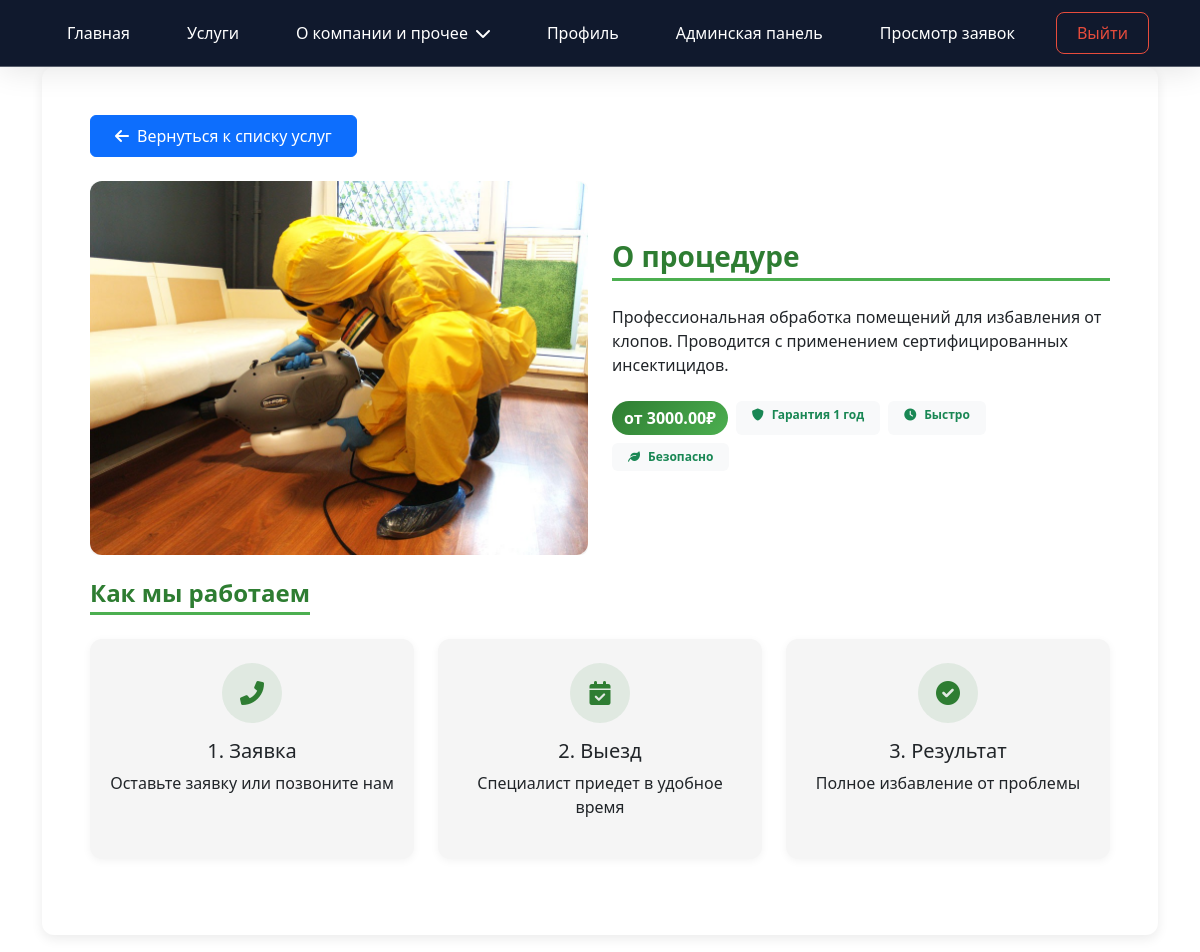
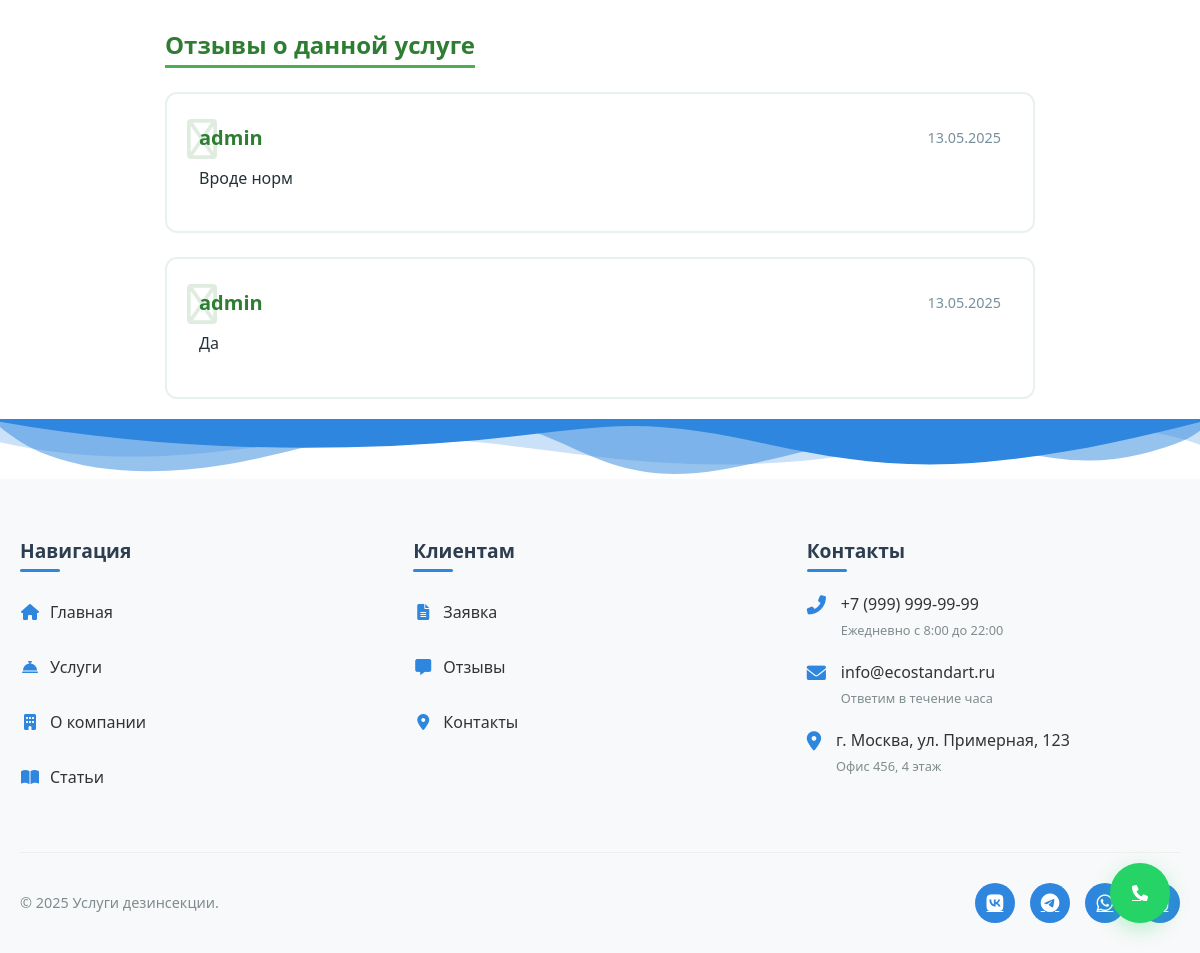
Page /accounts/services/1/ (signed in) on the committed database (2 pictures, top to bottom).
### accounts/models.py (models this page shows, shortened)
class Service(models.Model):
    name = models.CharField(max_length=200)
    description = models.TextField()
    price_min = models.DecimalField(max_digits=10, decimal_places=2, verbose_name="Минимальная цена", default=0.00)
    price_max = models.DecimalField(max_digits=10, decimal_places=2, verbose_name="Максимальная цена", default=0.00)
    equipment_image = models.ImageField(upload_to='equipment/', blank=True, null=True)

class Review(models.Model):
    service = models.ForeignKey(Service, on_delete=models.CASCADE, null=True, blank=True, related_name='reviews')
    user = models.ForeignKey(User, on_delete=models.CASCADE, related_name='reviews')
    name = models.CharField(max_length=100, verbose_name="Имя")
    text = models.TextField(verbose_name="Текст отзыва")
    created_at = models.DateTimeField(auto_now_add=True, verbose_name="Дата создания")

### accounts/views.py (the view)
# urls.py: path('services/<int:pk>/', views.service_detail, name='service_detail'),
def service_detail(request, pk):
    service = get_object_or_404(Service, pk=pk)
    return render(request, 'accounts/service_detail.html', {'service': service})

### templates/accounts/service_detail.html (shortened to what this page needs)
{% load static %}
<!DOCTYPE html>
<html lang="ru">
<head>
    <link href="https://cdn.jsdelivr.net/npm/bootstrap@5.3.2/dist/css/bootstrap.min.css" rel="stylesheet" />
    <link rel="stylesheet" href="https://cdnjs.cloudflare.com/ajax/libs/font-awesome/6.4.2/css/all.min.css" />
</head>
<body>
{% include 'includes/navbar.html' %}
<div class="container mb-5 main-content">
    <div class="card-service p-4 p-md-5">
        <div class="mb-4">
            <a href="{% url 'services' %}" class="btn btn-primary px-4 py-2">
                <i class="fas fa-arrow-left me-2"></i>Вернуться к списку услуг
            </a>
        </div>
        <div class="row g-4 mb-4">
            <div class="col-md-6">
                <div class="overflow-hidden rounded-3">
                    {% if service.equipment_image %}
                    <img src="{{ service.equipment_image.url }}" class="service-image" alt="{{ service.name }}" />
                    {% else %}
                    <img src="{% static 'images/default-equipment.png' %}" class="service-image" alt="Default equipment image" />
                    {% endif %}
                </div>
            </div>
            <div class="col-md-6 d-flex flex-column justify-content-center">
                <h3 class="section-header">О процедуре</h3>
                <p class="mb-4">{{ service.description }}</p>
                <div class="d-flex flex-wrap gap-2 mb-4">
                    <span class="price-badge">
                        от {{ service.price_min }}₽
                    </span>
                    <span class="badge bg-light text-success py-2 px-3 fw-semibold">
                        <i class="fas fa-shield-alt me-2"></i>Гарантия 1 год
                    </span>
                    <span class="badge bg-light text-success py-2 px-3 fw-semibold">
                        <i class="fas fa-clock me-2"></i>Быстро
                    </span>
                    <span class="badge bg-light text-success py-2 px-3 fw-semibold">
                        <i class="fas fa-leaf me-2"></i>Безопасно
                    </span>
                </div>
            </div>
        </div>
        <h4 class="section-header">Как мы работаем</h4>
        <div class="row g-4 mb-4">
            <div class="col-md-4">
                <div class="work-step">
                    <div class="work-step-icon">
                        <i class="fas fa-phone-alt"></i>
                    </div>
                    <h5 class="work-step-title">1. Заявка</h5>
                    <p class="work-step-desc">Оставьте заявку или позвоните нам</p>
                </div>
            </div>
            <div class="col-md-4">
                <div class="work-step">
                    <div class="work-step-icon">
                        <i class="fas fa-calendar-check"></i>
                    </div>
                    <h5 class="work-step-title">2. Выезд</h5>
                    <p class="work-step-desc">Специалист приедет в удобное время</p>
                </div>
            </div>
            <div class="col-md-4">
                <div class="work-step">
                    <div class="work-step-icon">
                        <i class="fas fa-check-circle"></i>
                    </div>
                    <h5 class="work-step-title">3. Результат</h5>
                    <p class="work-step-desc">Полное избавление от проблемы</p>
                </div>
            </div>
        </div>
    </div>
</div>
<div class="reviews-section">
    <h4 class="section-header">Отзывы о данной услуге</h4>
    <div class="row g-4">
        {% if service.reviews.all %}
            {% for review in service.reviews.all %}
                <div class="col-12">
                    <div class="review-card">
                        <div class="review-content">
                            <div class="review-header">
                                <h5 class="review-author">{{ review.name }}</h5>
                                <span class="review-date">{{ review.created_at|date:"d.m.Y" }}</span>
                            </div>
                            <p class="review-text">{{ review.text }}</p>
                        </div>
                    </div>
                </div>
            {% endfor %}
        {% endif %}
    </div>
</div>
{% include 'includes/footer.html' %}
{% include 'includes/base.html' %}
</body>
</html>

### templates/accounts/service_detail.html (style rules this page uses)
:root { --primary: #2E7D32; --primary-light: #4CAF50; --accent: #FFC107; --dark: #263238; --light: #F5F5F5; --clean-white: #FFFFFF; }
body { font-family: 'Manrope', sans-serif; background-color: var(--light); color: var(--dark); }
.card-service { border: none; border-radius: 12px; overflow: hidden; background: var(--clean-white); box-shadow: 0 4px 12px rgba(0, 0, 0, 0.08); transition: all 0.3s ease; border-bottom: 4px solid transparent; }
.service-image { border-radius: 12px; box-shadow: 0 10px 30px rgba(0, 0, 0, 0.1); transition: transform 0.3s ease; width: 100%; height: auto; object-fit: cover; }
.price-badge { background: linear-gradient(135deg, var(--primary), var(--primary-light)); color: white; border-radius: 20px; padding: 5px 12px; font-weight: 600; font-size: 1rem; display: inline-block; }
.btn-primary { background-color: var(--primary); border: none; border-radius: 8px; padding: 8px 18px; font-weight: 600; transition: all 0.3s; }
.main-content { max-width: 900px; margin: 0 auto; }
.section-header { color: var(--primary); font-weight: 700; margin-bottom: 1.5rem; border-bottom: 3px solid var(--primary-light); padding-bottom: 0.3rem; display: inline-block; }
.work-step { background-color: var(--light); border-radius: 12px; padding: 1.5rem 1rem; text-align: center; box-shadow: 0 2px 8px rgba(0,0,0,0.05); transition: box-shadow 0.3s ease; height: 100%; }
.work-step-icon { background-color: rgba(46, 125, 50, 0.1); color: var(--primary); width: 60px; height: 60px; border-radius: 50%; display: flex; align-items: center; justify-content: center; margin: 0 auto 1rem auto; font-size: 1.5rem; }
.reviews-section { max-width: 900px; margin: 3rem auto; padding: 0 15px; }
.review-card { background: var(--clean-white); border: 2px solid rgba(46, 125, 50, 0.1); border-radius: 12px; transition: all 0.3s ease; position: relative; overflow: hidden; }
.review-card::before { content: "\f10d"; font-family: "Font Awesome 6 Free"; position: absolute; top: 15px; left: 20px; color: rgba(46, 125, 50, 0.15); font-size: 2.5rem; z-index: 1; }
.review-content { position: relative; z-index: 2; padding: 2rem 2rem 1.5rem; }
.review-header { display: flex; align-items: center; margin-bottom: 1rem; }
.review-author { color: var(--primary); font-weight: 700; margin: 0; }
.review-date { color: #78909c; font-size: 0.9rem; margin-left: auto; }
.review-text { color: var(--dark); line-height: 1.6; margin-bottom: 1rem; }

### rows in the picture
Service: equipment_image (picture), description "Профессиональная обработка помещений для избавления от клопов. Проводится с применением сертифицированных инсектицидов.", price_min "3000.00"
Review: name "admin", created_at "13.05.2025", text "Вроде норм"
Review: name "admin", created_at "13.05.2025", text "Да"
